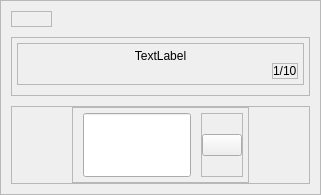
                     <widget class="QWidget" name="pageModeAnswer">
                      <property name="sizePolicy">
                       <sizepolicy hsizetype="Preferred" vsizetype="Preferred">
                        <horstretch>0</horstretch>
                        <verstretch>0</verstretch>
                       </sizepolicy>
                      </property>
                      <property name="minimumSize">
                       <size>
                        <width>0</width>
                        <height>0</height>
                       </size>
                      </property>
                      <layout class="QHBoxLayout" name="horizontalLayout_12">
                       <property name="spacing">
                        <number>0</number>
                       </property>
                       <property name="leftMargin">
                        <number>0</number>
                       </property>
                       <property name="topMargin">
                        <number>0</number>
                       </property>
                       <property name="rightMargin">
                        <number>0</number>
                       </property>
                       <property name="bottomMargin">
                        <number>0</number>
                       </property>
                       <item>
                        <widget class="QFrame" name="frame">
                         <property name="sizePolicy">
                          <sizepolicy hsizetype="Preferred" vsizetype="Preferred">
                           <horstretch>0</horstretch>
                           <verstretch>0</verstretch>
                          </sizepolicy>
                         </property>
                         <property name="maximumSize">
                          <size>
                           <width>1000</width>
                           <height>1000</height>
                          </size>
                         </property>
                         <property name="frameShape">
                          <enum>QFrame::StyledPanel</enum>
                         </property>
                         <property name="frameShadow">
                          <enum>QFrame::Raised</enum>
                         </property>
                         <layout class="QVBoxLayout" name="verticalLayout_7">
                          <property name="spacing">
                           <number>10</number>
                          </property>
                          <property name="leftMargin">
                           <number>10</number>
                          </property>
                          <property name="topMargin">
                           <number>10</number>
                          </property>
                          <property name="rightMargin">
                           <number>10</number>
                          </property>
                          <property name="bottomMargin">
                           <number>10</number>
                          </property>
                          <item alignment="Qt::AlignLeft">
                           <widget class="QFrame" name="resultBarAnswerMode">
                            <property name="frameShape">
                             <enum>QFrame::StyledPanel</enum>
                            </property>
                            <property name="frameShadow">
                             <enum>QFrame::Raised</enum>
                            </property>
                            <layout class="QHBoxLayout" name="horizontalLayout_39">
                             <property name="spacing">
                              <number>15</number>
                             </property>
                             <property name="leftMargin">
                              <number>5</number>
                             </property>
                             <property name="topMargin">
                              <number>0</number>
                             </property>
                             <property name="rightMargin">
                              <number>5</number>
                             </property>
                             <property name="bottomMargin">
                              <number>0</number>
                             </property>
                             <item alignment="Qt::AlignLeft">
                              <widget class="QLabel" name="resultAnswerMode">
                               <property name="minimumSize">
                                <size>
                                 <width>0</width>
                                 <height>0</height>
                                </size>
                               </property>
                               <property name="text">
                                <string/>
                               </property>
                              </widget>
                             </item>
                             <item alignment="Qt::AlignLeft">
                              <widget class="QLabel" name="mistakeAnswerMode">
                               <property name="enabled">
                                <bool>true</bool>
                               </property>
                               <property name="text">
                                <string/>
                               </property>
                              </widget>
                             </item>
                            </layout>
                           </widget>
                          </item>
                          <item>
                           <widget class="QFrame" name="frame_10">
                            <property name="frameShape">
                             <enum>QFrame::StyledPanel</enum>
                            </property>
                            <property name="frameShadow">
                             <enum>QFrame::Raised</enum>
                            </property>
                            <layout class="QVBoxLayout" name="verticalLayout_39">
                             <property name="spacing">
                              <number>5</number>
                             </property>
                             <property name="leftMargin">
                              <number>5</number>
                             </property>
                             <property name="topMargin">
                              <number>5</number>
                             </property>
                             <property name="rightMargin">
                              <number>5</number>
                             </property>
                             <property name="bottomMargin">
                              <number>10</number>
                             </property>
                             <item>
                              <widget class="QFrame" name="wordCard">
                               <property name="sizePolicy">
                                <sizepolicy hsizetype="Expanding" vsizetype="Expanding">
                                 <horstretch>0</horstretch>
                                 <verstretch>0</verstretch>
                                </sizepolicy>
                               </property>
                               <property name="minimumSize">
                                <size>
                                 <width>0</width>
                                 <height>0</height>
                                </size>
                               </property>
                               <property name="frameShape">
                                <enum>QFrame::StyledPanel</enum>
                               </property>
                               <property name="frameShadow">
                                <enum>QFrame::Raised</enum>
                               </property>
                               <layout class="QVBoxLayout" name="verticalLayout_38">
                                <property name="spacing">
                                 <number>0</number>
                                </property>
                                <property name="leftMargin">
                                 <number>5</number>
                                </property>
                                <property name="topMargin">
                                 <number>5</number>
                                </property>
                                <property name="rightMargin">
                                 <number>5</number>
                                </property>
                                <property name="bottomMargin">
                                 <number>5</number>
                                </property>
                                <item>
                                 <widget class="QLabel" name="word">
                                  <property name="sizePolicy">
                                   <sizepolicy hsizetype="Expanding" vsizetype="Expanding">
                                    <horstretch>0</horstretch>
                                    <verstretch>0</verstretch>
                                   </sizepolicy>
                                  </property>
                                  <property name="minimumSize">
                                   <size>
                                    <width>0</width>
                                    <height>0</height>
                                   </size>
                                  </property>
                                  <property name="maximumSize">
                                   <size>
                                    <width>16777215</width>
                                    <height>16777215</height>
                                   </size>
                                  </property>
                                  <property name="text">
                                   <string>TextLabel</string>
                                  </property>
                                  <property name="alignment">
                                   <set>Qt::AlignCenter</set>
                                  </property>
                                 </widget>
                                </item>
                                <item alignment="Qt::AlignRight">
                                 <widget class="QFrame" name="wordCardBottom">
                                  <property name="frameShape">
                                   <enum>QFrame::StyledPanel</enum>
                                  </property>
                                  <property name="frameShadow">
                                   <enum>QFrame::Raised</enum>
                                  </property>
                                  <layout class="QHBoxLayout" name="horizontalLayout_14">
                                   <property name="spacing">
                                    <number>0</number>
                                   </property>
                                   <property name="leftMargin">
                                    <number>0</number>
                                   </property>
                                   <property name="topMargin">
                                    <number>0</number>
                                   </property>
                                   <property name="rightMargin">
                                    <number>0</number>
                                   </property>
                                   <property name="bottomMargin">
                                    <number>0</number>
                                   </property>
                                   <item alignment="Qt::AlignRight">
                                    <widget class="QLabel" name="labelWordCounter">
                                     <property name="text">
                                      <string>1/10</string>
                                     </property>
                                    </widget>
                                   </item>
                                  </layout>
                                 </widget>
                                </item>
                               </layout>
                              </widget>
                             </item>
                            </layout>
                           </widget>
                          </item>
                          <item>
                           <widget class="QFrame" name="frame_2">
                            <property name="sizePolicy">
                             <sizepolicy hsizetype="Expanding" vsizetype="Preferred">
                              <horstretch>0</horstretch>
                              <verstretch>0</verstretch>
                             </sizepolicy>
                            </property>
                            <property name="minimumSize">
                             <size>
                              <width>0</width>
                              <height>0</height>
                             </size>
                            </property>
                            <property name="frameShape">
                             <enum>QFrame::StyledPanel</enum>
                            </property>
                            <property name="frameShadow">
                             <enum>QFrame::Raised</enum>
                            </property>
                            <layout class="QHBoxLayout" name="horizontalLayout_13">
                             <property name="spacing">
                              <number>0</number>
                             </property>
                             <property name="leftMargin">
                              <number>0</number>
                             </property>
                             <property name="topMargin">
                              <number>0</number>
                             </property>
                             <property name="rightMargin">
                              <number>0</number>
                             </property>
                             <property name="bottomMargin">
                              <number>0</number>
                             </property>
                             <item>
                              <spacer name="horizontalSpacer">
                               <property name="orientation">
                                <enum>Qt::Horizontal</enum>
                               </property>
                               <property name="sizeType">
                                <enum>QSizePolicy::Fixed</enum>
                               </property>
                               <property name="sizeHint" stdset="0">
                                <size>
                                 <width>60</width>
                                 <height>20</height>
                                </size>
                               </property>
                              </spacer>
                             </item>
                             <item>
                              <widget class="QFrame" name="toolsPanel">
                               <property name="sizePolicy">
                                <sizepolicy hsizetype="Expanding" vsizetype="Preferred">
                                 <horstretch>0</horstretch>
                                 <verstretch>0</verstretch>
                                </sizepolicy>
                               </property>
                               <property name="minimumSize">
                                <size>
                                 <width>0</width>
                                 <height>0</height>
                                </size>
                               </property>
                               <property name="maximumSize">
                                <size>
                                 <width>16777215</width>
                                 <height>16777215</height>
                                </size>
                               </property>
                               <property name="frameShape">
                                <enum>QFrame::StyledPanel</enum>
                               </property>
                               <property name="frameShadow">
                                <enum>QFrame::Raised</enum>
                               </property>
                               <layout class="QHBoxLayout" name="horizontalLayout_15">
                                <property name="spacing">
                                 <number>10</number>
                                </property>
                                <property name="leftMargin">
                                 <number>10</number>
                                </property>
                                <property name="topMargin">
                                 <number>5</number>
                                </property>
                                <property name="rightMargin">
                                 <number>5</number>
                                </property>
                                <property name="bottomMargin">
                                 <number>5</number>
                                </property>
                                <item>
                                 <widget class="QLineEdit" name="answerEdit">
                                  <property name="sizePolicy">
                                   <sizepolicy hsizetype="Expanding" vsizetype="Fixed">
                                    <horstretch>0</horstretch>
                                    <verstretch>0</verstretch>
                                   </sizepolicy>
                                  </property>
                                  <property name="minimumSize">
                                   <size>
                                    <width>0</width>
                                    <height>64</height>
                                   </size>
                                  </property>
                                 </widget>
                                </item>
                                <item>
                                 <widget class="QFrame" name="frame_3">
                                  <property name="frameShape">
                                   <enum>QFrame::StyledPanel</enum>
                                  </property>
                                  <property name="frameShadow">
                                   <enum>QFrame::Raised</enum>
                                  </property>
                                  <layout class="QHBoxLayout" name="horizontalLayout_16">
                                   <property name="spacing">
                                    <number>5</number>
                                   </property>
                                   <property name="leftMargin">
                                    <number>0</number>
                                   </property>
                                   <property name="topMargin">
                                    <number>0</number>
                                   </property>
                                   <property name="rightMargin">
                                    <number>0</number>
                                   </property>
                                   <property name="bottomMargin">
                                    <number>0</number>
                                   </property>
                                   <item>
                                    <widget class="QPushButton" name="nextAnswerModeBtn">
                                     <property name="sizePolicy">
                                      <sizepolicy hsizetype="Fixed" vsizetype="Fixed">
                                       <horstretch>0</horstretch>
                                       <verstretch>0</verstretch>
                                      </sizepolicy>
                                     </property>
                                     <property name="text">
                                      <string/>
                                     </property>
                                     <property name="iconSize">
                                      <size>
                                       <width>64</width>
                                       <height>64</height>
                                      </size>
                                     </property>
                                    </widget>
                                   </item>
                                  </layout>
                                 </widget>
                                </item>
                               </layout>
                              </widget>
                             </item>
                             <item>
                              <spacer name="horizontalSpacer_2">
                               <property name="orientation">
                                <enum>Qt::Horizontal</enum>
                               </property>
                               <property name="sizeType">
                                <enum>QSizePolicy::Fixed</enum>
                               </property>
                               <property name="sizeHint" stdset="0">
                                <size>
                                 <width>60</width>
                                 <height>20</height>
                                </size>
                               </property>
                              </spacer>
                             </item>
                            </layout>
                           </widget>
                          </item>
                         </layout>
                        </widget>
                       </item>
                      </layout>
                     </widget>
